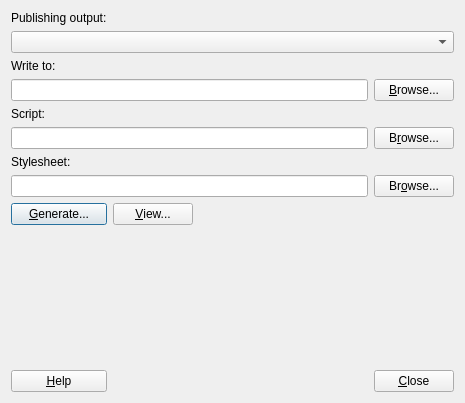
<ui version="4.0" >
 <author></author>
 <comment></comment>
 <exportmacro></exportmacro>
 <class>PublishDialogBase</class>
 <widget class="QDialog" name="PublishDialogBase" >
  <property name="geometry" >
   <rect>
    <x>0</x>
    <y>0</y>
    <width>465</width>
    <height>403</height>
   </rect>
  </property>
  <property name="windowTitle" >
   <string>Publish</string>
  </property>
  <property name="sizeGripEnabled" >
   <bool>false</bool>
  </property>
  <layout class="QGridLayout" >
   <property name="margin" >
    <number>11</number>
   </property>
   <property name="spacing" >
    <number>6</number>
   </property>
   <item row="10" column="0" >
    <widget class="QPushButton" name="helpButton_" >
     <property name="text" >
      <string>&amp;Help</string>
     </property>
     <property name="shortcut" >
      <string>Alt+H</string>
     </property>
     <property name="autoDefault" >
      <bool>true</bool>
     </property>
    </widget>
   </item>
   <item row="6" column="0" colspan="2" >
    <widget class="QLabel" name="styleLabel_" >
     <property name="sizePolicy" >
      <sizepolicy>
       <hsizetype>5</hsizetype>
       <vsizetype>0</vsizetype>
       <horstretch>0</horstretch>
       <verstretch>0</verstretch>
      </sizepolicy>
     </property>
     <property name="text" >
      <string>Stylesheet:</string>
     </property>
    </widget>
   </item>
   <item row="4" column="0" colspan="2" >
    <widget class="QLabel" name="scriptLabel_" >
     <property name="sizePolicy" >
      <sizepolicy>
       <hsizetype>5</hsizetype>
       <vsizetype>0</vsizetype>
       <horstretch>0</horstretch>
       <verstretch>0</verstretch>
      </sizepolicy>
     </property>
     <property name="text" >
      <string>Script:</string>
     </property>
    </widget>
   </item>
   <item row="8" column="2" colspan="2" >
    <spacer>
     <property name="orientation" >
      <enum>Qt::Horizontal</enum>
     </property>
     <property name="sizeType" >
      <enum>QSizePolicy::Expanding</enum>
     </property>
     <property name="sizeHint" >
      <size>
       <width>160</width>
       <height>20</height>
      </size>
     </property>
    </spacer>
   </item>
   <item row="8" column="1" >
    <widget class="QPushButton" name="viewButton_" >
     <property name="sizePolicy" >
      <sizepolicy>
       <hsizetype>0</hsizetype>
       <vsizetype>0</vsizetype>
       <horstretch>0</horstretch>
       <verstretch>0</verstretch>
      </sizepolicy>
     </property>
     <property name="text" >
      <string>&amp;View...</string>
     </property>
     <property name="shortcut" >
      <string>Alt+V</string>
     </property>
    </widget>
   </item>
   <item row="2" column="0" >
    <widget class="QLabel" name="writeLabel_" >
     <property name="sizePolicy" >
      <sizepolicy>
       <hsizetype>5</hsizetype>
       <vsizetype>0</vsizetype>
       <horstretch>0</horstretch>
       <verstretch>0</verstretch>
      </sizepolicy>
     </property>
     <property name="text" >
      <string>Write to:</string>
     </property>
    </widget>
   </item>
   <item row="8" column="0" >
    <widget class="QPushButton" name="generateButton_" >
     <property name="text" >
      <string>&amp;Generate...</string>
     </property>
     <property name="shortcut" >
      <string>Alt+G</string>
     </property>
     <property name="default" >
      <bool>true</bool>
     </property>
    </widget>
   </item>
   <item row="1" column="0" colspan="4" >
    <widget class="QComboBox" name="outputTypeCombo_" >
     <property name="sizePolicy" >
      <sizepolicy>
       <hsizetype>7</hsizetype>
       <vsizetype>0</vsizetype>
       <horstretch>0</horstretch>
       <verstretch>0</verstretch>
      </sizepolicy>
     </property>
    </widget>
   </item>
   <item row="0" column="0" >
    <widget class="QLabel" name="inscriptionLabel_" >
     <property name="sizePolicy" >
      <sizepolicy>
       <hsizetype>0</hsizetype>
       <vsizetype>5</vsizetype>
       <horstretch>0</horstretch>
       <verstretch>0</verstretch>
      </sizepolicy>
     </property>
     <property name="text" >
      <string>Publishing output:</string>
     </property>
    </widget>
   </item>
   <item row="9" column="2" >
    <spacer>
     <property name="orientation" >
      <enum>Qt::Vertical</enum>
     </property>
     <property name="sizeType" >
      <enum>QSizePolicy::Expanding</enum>
     </property>
     <property name="sizeHint" >
      <size>
       <width>20</width>
       <height>40</height>
      </size>
     </property>
    </spacer>
   </item>
   <item row="3" column="3" >
    <widget class="QPushButton" name="browseToButton_" >
     <property name="text" >
      <string>&amp;Browse...</string>
     </property>
     <property name="shortcut" >
      <string>Alt+B</string>
     </property>
    </widget>
   </item>
   <item row="3" column="0" colspan="3" >
    <widget class="QLineEdit" name="fileLineEdit_" />
   </item>
   <item row="5" column="3" >
    <widget class="QPushButton" name="browseScriptButton_" >
     <property name="text" >
      <string>B&amp;rowse...</string>
     </property>
     <property name="shortcut" >
      <string>Alt+R</string>
     </property>
    </widget>
   </item>
   <item row="5" column="0" colspan="3" >
    <widget class="QLineEdit" name="scriptLineEdit_" />
   </item>
   <item row="7" column="3" >
    <widget class="QPushButton" name="browseStyleButton_" >
     <property name="text" >
      <string>Br&amp;owse...</string>
     </property>
     <property name="shortcut" >
      <string>Alt+O</string>
     </property>
    </widget>
   </item>
   <item row="7" column="0" colspan="3" >
    <widget class="QLineEdit" name="styleLineEdit_" />
   </item>
   <item row="10" column="3" >
    <widget class="QPushButton" name="closeButton_" >
     <property name="sizePolicy" >
      <sizepolicy>
       <hsizetype>0</hsizetype>
       <vsizetype>0</vsizetype>
       <horstretch>0</horstretch>
       <verstretch>0</verstretch>
      </sizepolicy>
     </property>
     <property name="text" >
      <string>&amp;Close</string>
     </property>
     <property name="shortcut" >
      <string/>
     </property>
    </widget>
   </item>
   <item row="10" column="1" colspan="2" >
    <spacer>
     <property name="orientation" >
      <enum>Qt::Horizontal</enum>
     </property>
     <property name="sizeType" >
      <enum>QSizePolicy::Expanding</enum>
     </property>
     <property name="sizeHint" >
      <size>
       <width>270</width>
       <height>20</height>
      </size>
     </property>
    </spacer>
   </item>
  </layout>
 </widget>
 <layoutdefault spacing="6" margin="11" />
 <pixmapfunction>qPixmapFromMimeSource</pixmapfunction>
 <tabstops>
  <tabstop>outputTypeCombo_</tabstop>
  <tabstop>fileLineEdit_</tabstop>
  <tabstop>browseToButton_</tabstop>
  <tabstop>scriptLineEdit_</tabstop>
  <tabstop>browseScriptButton_</tabstop>
  <tabstop>styleLineEdit_</tabstop>
  <tabstop>browseStyleButton_</tabstop>
  <tabstop>generateButton_</tabstop>
  <tabstop>viewButton_</tabstop>
  <tabstop>helpButton_</tabstop>
  <tabstop>closeButton_</tabstop>
 </tabstops>
 <resources/>
 <connections>
  <connection>
   <sender>closeButton_</sender>
   <signal>clicked()</signal>
   <receiver>PublishDialogBase</receiver>
   <slot>accept()</slot>
   <hints>
    <hint type="sourcelabel" >
     <x>20</x>
     <y>20</y>
    </hint>
    <hint type="destinationlabel" >
     <x>20</x>
     <y>20</y>
    </hint>
   </hints>
  </connection>
 </connections>
</ui>
